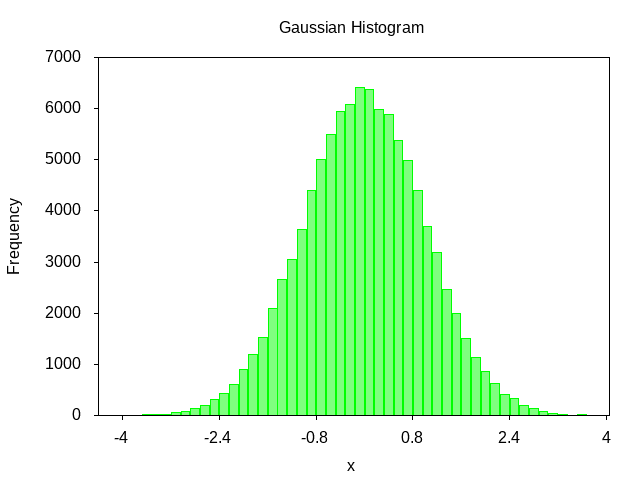

This figure's gnuplot source:
reset
n=50 #number of intervals
max=4. #max value
min=-4. #min value
width=(max-min)/n #interval width
#function used to map a value to the intervals
hist(x,width)=width*floor(x/width)+width/2.0
set term png #output terminal and file
set output "gaussian_histogram.png"
set xrange [min:max]
set yrange [0:]
#to put an empty boundary around the
#data inside an autoscaled graph.
set offset graph 0.05,0.05,0.05,0.0
set xtics min,(max-min)/5,max
set boxwidth width*0.9
set style fill solid 0.5 #fillstyle
set tics out nomirror
set title "Gaussian Histogram"
set xlabel "x"
set ylabel "Frequency"
#count and plot
plot "gaussian_data.dat" u (hist($1,width)):(1.0) smooth freq w boxes lc rgb"green" notitle
